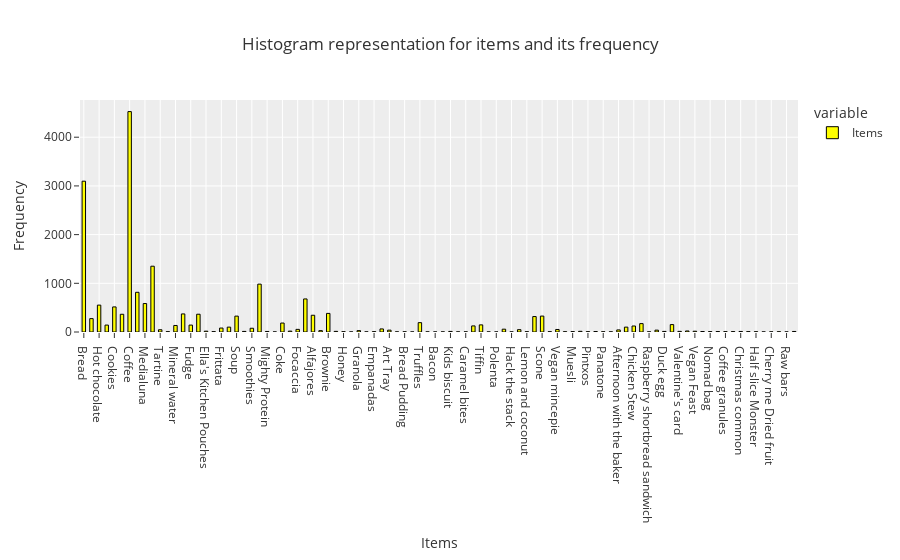

Notebook code for this chart:
### Code cell
# horizontal barplotply

fig = px.histogram(df["Items"], nbins=1, title='Histogram representation for items and its frequency', labels={'value': 'Number of Items'})

fig.update_layout(
    xaxis_title='Items',
    yaxis_title='Frequency',
    bargap=0.55, 
    barmode='overlay',  
    template='ggplot2'  
)

fig.update_traces(marker_color='yellow', marker_line_color='black', marker_line_width=1)

fig.show()

### Figure 1 — Plotly figure (JSON) as saved in the notebook; plotly's stock layout.template omitted (floating-point values rounded to 4 significant figures; data arrays with more than 128 entries replaced by an {"elided": "..."} marker saying what was removed)
{"data": [{"alignmentgroup": "True", "bingroup": "x", "hovertemplate": "variable=Items<br>Number of Items=%{x}<br>count=%{y}<extra></extra>", "legendgroup": "Items", "marker": {"color": "yellow", "line": {"color": "black", "width": 1}, "pattern": {"shape": ""}}, "name": "Items", "nbinsx": 1, "offsetgroup": "Items", "orientation": "v", "showlegend": true, "type": "histogram", "x": {"elided": "18887 str values"}, "xaxis": "x", "yaxis": "y"}], "layout": {"autosize": true, "bargap": 0.55, "barmode": "overlay", "legend": {"title": {"text": "variable"}, "tracegroupgap": 0}, "title": {"text": "Histogram representation for items and its frequency"}, "xaxis": {"anchor": "y", "autorange": true, "domain": [0, 1], "range": [-0.5, 93.5], "title": {"text": "Items"}, "type": "category"}, "yaxis": {"anchor": "x", "autorange": true, "domain": [0, 1], "range": [0, 4764.0], "title": {"text": "Frequency"}}}}
